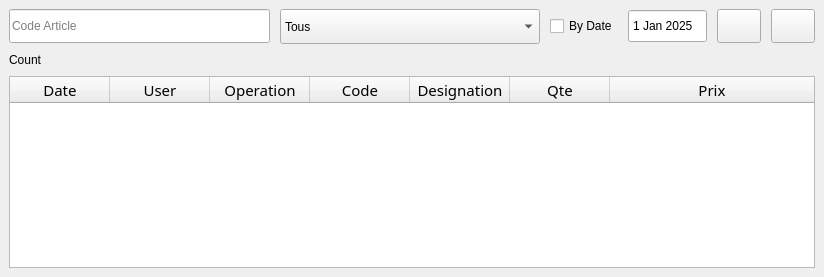
            <widget class="QWidget" name="MovementPage">
             <layout class="QVBoxLayout" name="verticalLayout">
              <property name="leftMargin">
               <number>0</number>
              </property>
              <property name="topMargin">
               <number>0</number>
              </property>
              <property name="rightMargin">
               <number>0</number>
              </property>
              <property name="bottomMargin">
               <number>0</number>
              </property>
              <item>
               <widget class="QWidget" name="widget" native="true">
                <layout class="QVBoxLayout" name="verticalLayout_5">
                 <item>
                  <widget class="QFrame" name="searchFrame_2">
                   <layout class="QHBoxLayout" name="horizontalLayout_5">
                    <property name="spacing">
                     <number>10</number>
                    </property>
                    <property name="leftMargin">
                     <number>0</number>
                    </property>
                    <property name="topMargin">
                     <number>0</number>
                    </property>
                    <property name="rightMargin">
                     <number>0</number>
                    </property>
                    <property name="bottomMargin">
                     <number>0</number>
                    </property>
                    <item>
                     <widget class="QLineEdit" name="lineEditSearchMov">
                      <property name="minimumSize">
                       <size>
                        <width>168</width>
                        <height>34</height>
                       </size>
                      </property>
                      <property name="placeholderText">
                       <string>Code Article</string>
                      </property>
                     </widget>
                    </item>
                    <item>
                     <widget class="QComboBox" name="cbBoxMovementOperation">
                      <property name="sizePolicy">
                       <sizepolicy hsizetype="Expanding" vsizetype="Fixed">
                        <horstretch>0</horstretch>
                        <verstretch>0</verstretch>
                       </sizepolicy>
                      </property>
                      <property name="minimumSize">
                       <size>
                        <width>0</width>
                        <height>35</height>
                       </size>
                      </property>
                      <item>
                       <property name="text">
                        <string>Tous</string>
                       </property>
                      </item>
                      <item>
                       <property name="text">
                        <string>Initial</string>
                       </property>
                      </item>
                      <item>
                       <property name="text">
                        <string>Entree</string>
                       </property>
                      </item>
                      <item>
                       <property name="text">
                        <string>Sortie</string>
                       </property>
                      </item>
                     </widget>
                    </item>
                    <item>
                     <widget class="QCheckBox" name="checkBoxSearchMovDate">
                      <property name="toolTip">
                       <string>Search Movement By Date</string>
                      </property>
                      <property name="text">
                       <string>By Date</string>
                      </property>
                     </widget>
                    </item>
                    <item>
                     <widget class="QDateEdit" name="dateEditMov">
                      <property name="minimumSize">
                       <size>
                        <width>0</width>
                        <height>34</height>
                       </size>
                      </property>
                      <property name="buttonSymbols">
                       <enum>QAbstractSpinBox::NoButtons</enum>
                      </property>
                      <property name="dateTime">
                       <datetime>
                        <hour>0</hour>
                        <minute>0</minute>
                        <second>0</second>
                        <year>2025</year>
                        <month>1</month>
                        <day>1</day>
                       </datetime>
                      </property>
                      <property name="calendarPopup">
                       <bool>false</bool>
                      </property>
                      <property name="date">
                       <date>
                        <year>2025</year>
                        <month>1</month>
                        <day>1</day>
                       </date>
                      </property>
                     </widget>
                    </item>
                    <item>
                     <widget class="QPushButton" name="pushButtonSearchMov">
                      <property name="minimumSize">
                       <size>
                        <width>44</width>
                        <height>34</height>
                       </size>
                      </property>
                      <property name="toolTip">
                       <string>Search</string>
                      </property>
                      <property name="text">
                       <string/>
                      </property>
                      <property name="icon">
                       <iconset resource="../resource.qrc">
                        <normaloff>:/icons/icons/magnifier.png</normaloff>:/icons/icons/magnifier.png</iconset>
                      </property>
                      <property name="iconSize">
                       <size>
                        <width>20</width>
                        <height>20</height>
                       </size>
                      </property>
                     </widget>
                    </item>
                    <item>
                     <widget class="QPushButton" name="btnMovementRefresh">
                      <property name="minimumSize">
                       <size>
                        <width>44</width>
                        <height>34</height>
                       </size>
                      </property>
                      <property name="toolTip">
                       <string>Refresh Table</string>
                      </property>
                      <property name="text">
                       <string/>
                      </property>
                      <property name="icon">
                       <iconset resource="../resource.qrc">
                        <normaloff>:/icons/icons/cil-reload.png</normaloff>:/icons/icons/cil-reload.png</iconset>
                      </property>
                      <property name="iconSize">
                       <size>
                        <width>20</width>
                        <height>20</height>
                       </size>
                      </property>
                     </widget>
                    </item>
                   </layout>
                  </widget>
                 </item>
                 <item>
                  <widget class="QFrame" name="frame_4">
                   <property name="frameShape">
                    <enum>QFrame::NoFrame</enum>
                   </property>
                   <property name="frameShadow">
                    <enum>QFrame::Raised</enum>
                   </property>
                   <layout class="QHBoxLayout" name="horizontalLayout_11">
                    <property name="leftMargin">
                     <number>0</number>
                    </property>
                    <property name="topMargin">
                     <number>0</number>
                    </property>
                    <property name="rightMargin">
                     <number>0</number>
                    </property>
                    <property name="bottomMargin">
                     <number>0</number>
                    </property>
                    <item>
                     <widget class="QLabel" name="labelMovementsCount">
                      <property name="styleSheet">
                       <string notr="true">font: 13pt &quot;Ubuntu&quot;;</string>
                      </property>
                      <property name="text">
                       <string>Count</string>
                      </property>
                     </widget>
                    </item>
                    <item>
                     <spacer name="horizontalSpacer_9">
                      <property name="orientation">
                       <enum>Qt::Horizontal</enum>
                      </property>
                      <property name="sizeHint" stdset="0">
                       <size>
                        <width>773</width>
                        <height>20</height>
                       </size>
                      </property>
                     </spacer>
                    </item>
                   </layout>
                  </widget>
                 </item>
                 <item>
                  <widget class="QTableWidget" name="tableWidgetMovement">
                   <property name="font">
                    <font>
                     <family>Monaco</family>
                     <pointsize>11</pointsize>
                     <weight>50</weight>
                     <italic>false</italic>
                     <bold>false</bold>
                    </font>
                   </property>
                   <property name="editTriggers">
                    <set>QAbstractItemView::NoEditTriggers</set>
                   </property>
                   <property name="alternatingRowColors">
                    <bool>false</bool>
                   </property>
                   <property name="selectionBehavior">
                    <enum>QAbstractItemView::SelectRows</enum>
                   </property>
                   <attribute name="horizontalHeaderStretchLastSection">
                    <bool>true</bool>
                   </attribute>
                   <attribute name="verticalHeaderVisible">
                    <bool>false</bool>
                   </attribute>
                   <column>
                    <property name="text">
                     <string>Date</string>
                    </property>
                   </column>
                   <column>
                    <property name="text">
                     <string>User</string>
                    </property>
                   </column>
                   <column>
                    <property name="text">
                     <string>Operation</string>
                    </property>
                   </column>
                   <column>
                    <property name="text">
                     <string>Code</string>
                    </property>
                   </column>
                   <column>
                    <property name="text">
                     <string>Designation</string>
                    </property>
                   </column>
                   <column>
                    <property name="text">
                     <string>Qte</string>
                    </property>
                   </column>
                   <column>
                    <property name="text">
                     <string>Prix</string>
                    </property>
                   </column>
                  </widget>
                 </item>
                </layout>
               </widget>
              </item>
             </layout>
            </widget>
